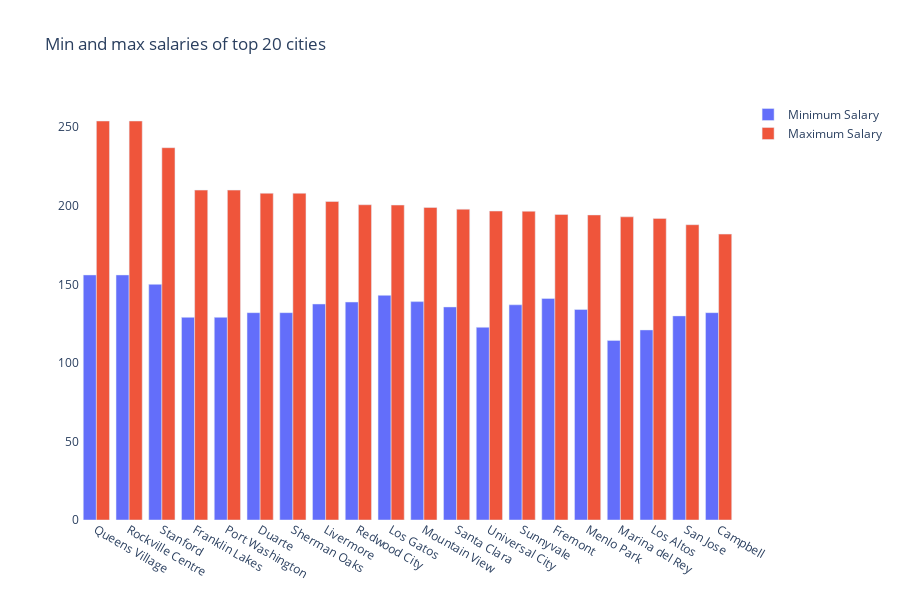

Notebook code cell kept with this figure:
### Code cell
fig = go.Figure()
fig.add_trace(go.Bar(
   x = group_by_cities.index,
   y = group_by_cities['Min Salary Estimate'],
   name = 'Minimum Salary',
   hovertemplate="City=%{x}<br>Min Salary=%{y}k<extra></extra>"
))

fig.add_trace(go.Bar(
   x = group_by_cities.index,
   y = group_by_cities['Max Salary Estimate'],
   name = 'Maximum Salary',
   hovertemplate="City=%{x}<br>Max Salary=%{y}k<extra></extra>",
))

fig.update_layout(plot_bgcolor='white', width=900, height=600, title = 'Min and max salaries of top 20 cities', barmode = 'group')
fig.show()

### Figure 1 — Plotly figure (JSON) as saved in the notebook; plotly's stock layout.template omitted (floating-point values rounded to 4 significant figures)
{"data": [{"hovertemplate": "City=%{x}<br>Min Salary=%{y}k<extra></extra>", "name": "Minimum Salary", "type": "bar", "x": ["Queens Village", "Rockville Centre", "Stanford", "Franklin Lakes", "Port Washington", "Duarte", "Sherman Oaks", "Livermore", "Redwood City", "Los Gatos", "Mountain View", "Santa Clara", "Universal City", "Sunnyvale", "Fremont", "Menlo Park", "Marina del Rey", "Los Altos", "San Jose", "Campbell"], "y": [156, 156, 150, 129, 129, 132, 132, 137.5, 138.8, 143, 139.0, 135.6, 122.7, 137, 141, 134, 114.3, 121, 129.9, 132]}, {"hovertemplate": "City=%{x}<br>Max Salary=%{y}k<extra></extra>", "name": "Maximum Salary", "type": "bar", "x": ["Queens Village", "Rockville Centre", "Stanford", "Franklin Lakes", "Port Washington", "Duarte", "Sherman Oaks", "Livermore", "Redwood City", "Los Gatos", "Mountain View", "Santa Clara", "Universal City", "Sunnyvale", "Fremont", "Menlo Park", "Marina del Rey", "Los Altos", "San Jose", "Campbell"], "y": [254, 254, 237, 210, 210, 208, 208, 202.8, 200.7, 200.5, 198.9, 197.9, 196.7, 196.5, 194.5, 194.2, 193, 192, 188.0, 182]}], "layout": {"barmode": "group", "height": 600, "plot_bgcolor": "white", "title": {"text": "Min and max salaries of top 20 cities"}, "width": 900}}
